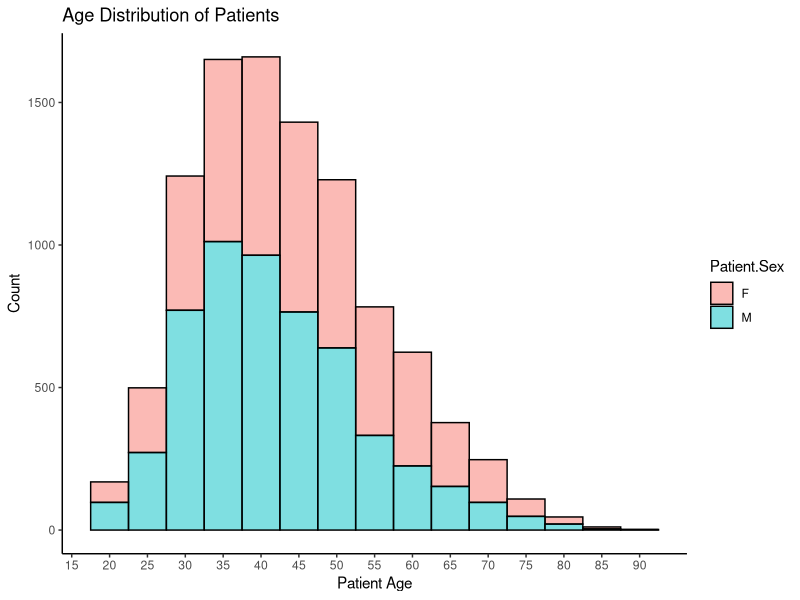
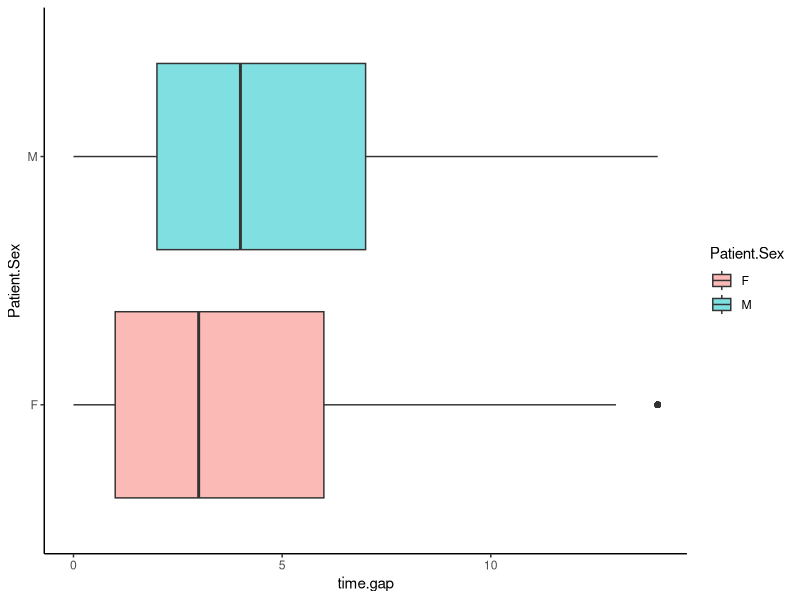
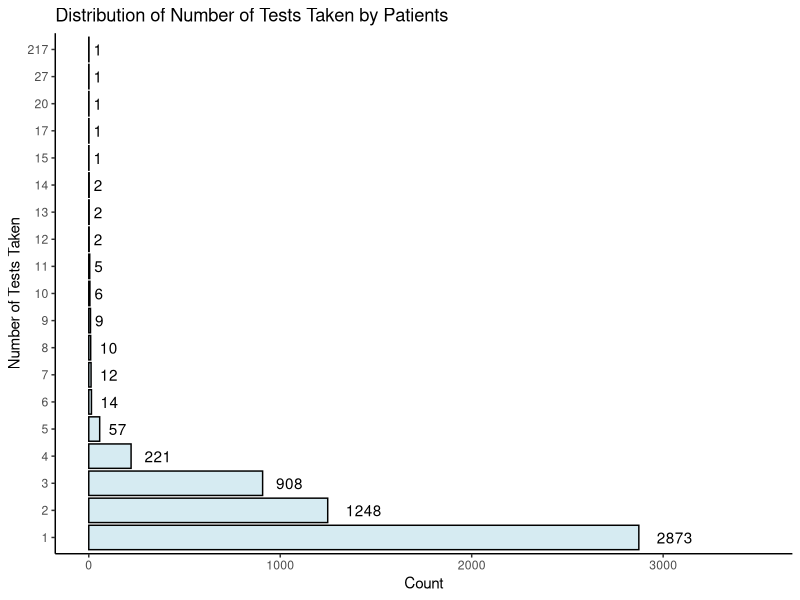
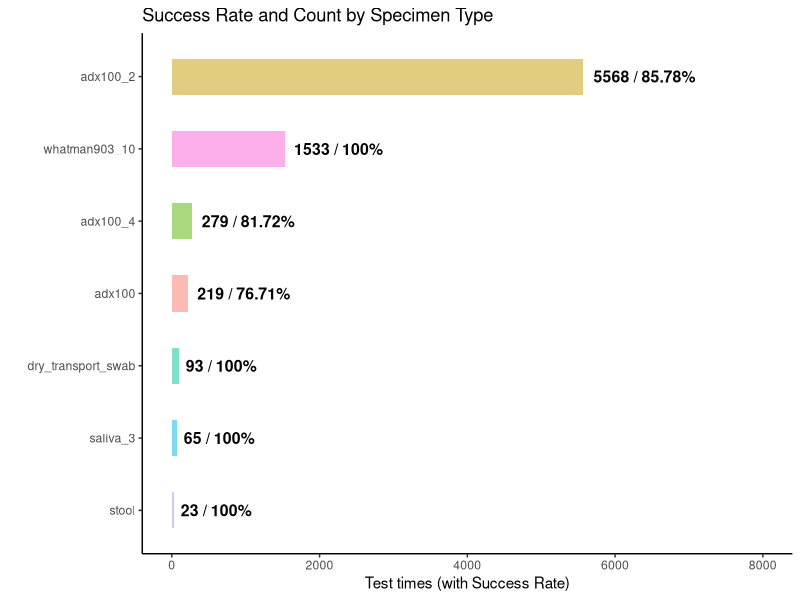

Write R code to recreate these figures, in order.
## ---- chunk 1
rm(list = ls())
cat("\14")
library(tidyverse)
library(here)
library(lubridate)
spot <- read.csv(here("Spot Data.csv"))
## ---- chunk 2
#Rename Patient ID
spot$Patient.ID <- as.numeric(factor(spot$Patient.ID, levels=unique(spot$Patient.ID)))

#Binomial Sex
spot$Patient.Sex <- as.factor(spot$Patient.Sex)

#Dropping Redundant Predictors   
spot <- spot[,-c(5)]

#Factoring Specimen Type
spot$Specimen.Type <- as.factor(spot$Specimen.Type)

#Factoring and Renaming Client Location
spot$Client.ID <- as.factor(spot$Client.ID)
levels(spot$Client.ID) <- c("Location A","Location B","Location C","Location D","Location E","Location F",
                            "Location G","Location H","Location I","Location J","Location K","Location L",
                            "Location M","Location N","Location O","Location P","Location Q","Location R")


#Convert and Simplify Datetime Columns
datetime_cols <- c("Datetime.Kit.Delivered", "Datetime.Kit.Registered", "Datetime.Sample.Sent.In", "Datetime.Sample.Received", "Datetime.of.End.Status")
for (col in datetime_cols) {
  spot[[col]] <- as.Date(substr(spot[[col]], 1, 10), format="%Y-%m-%d")
}
## ---- chunk 3
ggplot(spot, aes(x =spot$Patient.Age, fill = Patient.Sex)) +
  geom_histogram(color = "black", alpha = 0.5, binwidth = 5) +
  theme_classic()+
  scale_x_continuous(breaks = seq(15, 90, by = 5))+
  labs(title = "Age Distribution of Patients",
       x = "Patient Age",
       y = "Count")
## ---- chunk 4
# Tableau
## ---- chunk 5
#Calculate Time Gap between Sent in and Resulted
spot$time.gap <- as.numeric(difftime(spot$Datetime.of.End.Status, spot$Datetime.Sample.Sent.In,units = "day"))

spot.clean <- spot[,-c(7,8,10)]
spot.clean <- na.omit(spot.clean)
spot.clean <- spot.clean[!(spot.clean$End.Status %in% c("collected", "collection_exception","delivered","delivery_exception","partially_resulted","received")),]
reject <- subset(spot.clean, End.Status == "rejected")

threshold <-  1.5*(IQR(spot.clean$time.gap))
outliers <- spot.clean$time.gap < median(spot.clean$time.gap) - threshold | spot.clean$time.gap > median(spot.clean$time.gap) + threshold
spot.clean <- spot.clean[!outliers,]


ggplot(data = spot.clean)+
  geom_boxplot(aes(x = Patient.Sex, y = time.gap, fill = Patient.Sex), alpha = 0.5)+
  coord_flip()+
  theme_classic()
## ---- chunk 6
test.duration <- spot%>%
  count(Patient.ID) 

test.duration$n <- as.factor(test.duration$n)
test.duration <- test.duration[!is.na(test.duration$n),]

ggplot(test.duration, aes(x = n)) +
  geom_bar(alpha = 0.5, color = "black", fill = "lightblue") +
  geom_text(stat = "count", aes(label = after_stat(count)), hjust = -0.5) +
  ylim(0,3500)+
  coord_flip()+
  labs(x = "Number of Tests Taken", 
       y = "Count",
       title ="Distribution of Number of Tests Taken by Patients") +
  theme_classic()
## ---- chunk 7
test.rate <- spot.clean%>%
  group_by(Specimen.Type) %>%
  summarize(Count = n(), resulted_rate = sum(End.Status == "resulted")/n())

ggplot(test.rate, aes(x = reorder(Specimen.Type,Count), y = resulted_rate, fill = Specimen.Type)) +
  geom_bar(aes(y = Count),stat = "identity", alpha = 0.5, width = 0.5) +
  geom_text(aes(label = paste0(Count, " / ",round(resulted_rate*100,2), "%"), y = Count + 1), 
            color = "black", fontface = "bold", size = 4, hjust = -0.1) +
  labs(x = "", y = "Test times (with Success Rate)", 
       title = "Success Rate and Count by Specimen Type") +
  scale_fill_discrete(name = "Specimen Type") +
  scale_y_continuous(sec.axis = sec_axis(~./max(test.rate$count), name = "Count"))+
  ylim(0,8000)+
  coord_flip()+
  theme_classic()+
  theme(legend.position = "none")
## ---- chunk 8
